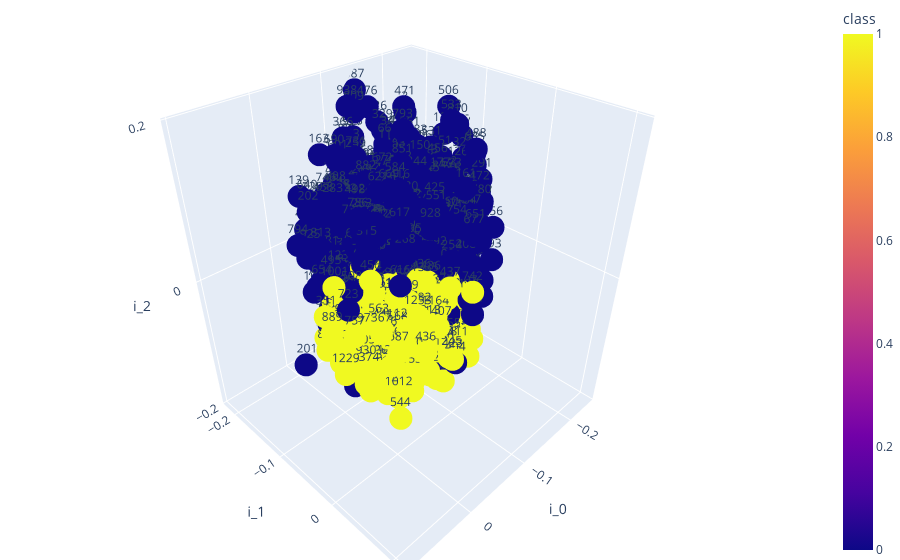

Write notebook code for a chart like this one.
### Code cell
import plotly.express as px
data = pd.read_csv('0.1_embedding.csv')
fig = px.scatter_3d(data, x='i_0', y='i_1', z='i_2',
                    color='class',
                    # symbol='class',
                    # size='class',
                    # size_max=1,
                    opacity=1,
                    text='idx'
                    )

fig.update_layout(margin=dict(l=0, r=0, b=0, t=0))  ## tight layout
# fig.show()

### Figure 1 — Plotly figure (JSON) as saved in the notebook; plotly's stock layout.template omitted (floating-point values rounded to 4 significant figures; data arrays with more than 128 entries replaced by an {"elided": "..."} marker saying what was removed)
{"data": [{"hovertemplate": "i_0=%{x}<br>i_1=%{y}<br>i_2=%{z}<br>idx=%{text}<br>class=%{marker.color}<extra></extra>", "legendgroup": "", "marker": {"color": {"elided": "2625 int values"}, "coloraxis": "coloraxis", "opacity": 1, "symbol": "circle"}, "mode": "markers+text", "name": "", "scene": "scene", "showlegend": false, "text": {"elided": "2625 float values"}, "x": {"elided": "2625 float values"}, "y": {"elided": "2625 float values"}, "z": {"elided": "2625 float values"}, "type": "scatter3d"}], "layout": {"scene": {"domain": {"x": [0.0, 1.0], "y": [0.0, 1.0]}, "xaxis": {"title": {"text": "i_0"}}, "yaxis": {"title": {"text": "i_1"}}, "zaxis": {"title": {"text": "i_2"}}}, "coloraxis": {"colorbar": {"title": {"text": "class"}}, "colorscale": [[0.0, "#0d0887"], [0.1111, "#46039f"], [0.2222, "#7201a8"], [0.3333, "#9c179e"], [0.4444, "#bd3786"], [0.5556, "#d8576b"], [0.6667, "#ed7953"], [0.7778, "#fb9f3a"], [0.8889, "#fdca26"], [1.0, "#f0f921"]]}, "legend": {"tracegroupgap": 0}, "margin": {"t": 0, "l": 0, "r": 0, "b": 0}}}
